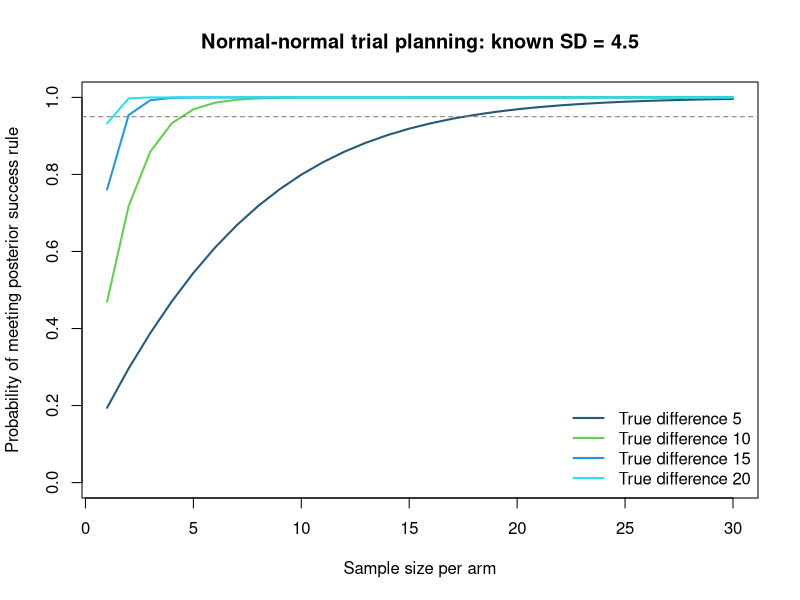

Reproduce this figure in R.
# Portfolio revision of the original normal-normal LDL planning analysis.
# Fixed-effect success probability is not design-prior averaged assurance.
args <- commandArgs(trailingOnly=TRUE)
out <- if(length(args)) args[1] else "results"
dir.create(out, recursive=TRUE, showWarnings=FALSE)
sigma <- 4.5; prior_mean <- 0; prior_sd <- 100; target <- .95

posterior <- function(D, n, sigma=4.5, m0=0, s0=100) {
  stopifnot(n>=1, sigma>0, s0>0)
  variance <- 1/(1/s0^2+n/(2*sigma^2))
  list(mean=variance*(m0/s0^2+n*D/(2*sigma^2)), sd=sqrt(variance))
}
critical_difference <- function(n, threshold=.95, sigma=4.5, m0=0, s0=100) {
  stopifnot(threshold>0, threshold<1)
  variance <- 1/(1/s0^2+n/(2*sigma^2))
  (qnorm(threshold)/sqrt(variance)-m0/s0^2)*2*sigma^2/n
}
success_probability <- function(n, delta, threshold=.95, sigma=4.5, m0=0, s0=100) {
  pnorm(critical_difference(n,threshold,sigma,m0,s0),mean=delta,sd=sqrt(2*sigma^2/n),lower.tail=FALSE)
}
design_assurance <- function(n, design_mean, design_sd, threshold=.95) {
  stopifnot(design_sd>=0)
  # Integrates uncertainty in the true effect under a Normal design prior.
  pnorm(critical_difference(n,threshold), mean=design_mean,
        sd=sqrt(2*sigma^2/n+design_sd^2), lower.tail=FALSE)
}
find_n <- function(delta, threshold=.95, maximum=10000) {
  n<-seq_len(maximum); eligible<-which(success_probability(n,delta,threshold)>=target)
  if(!length(eligible)) return(NA_integer_)
  n[min(eligible)]
}
classical_n <- function(delta, alpha=.05) {
  ceiling(2*sigma^2*(qnorm(1-alpha)+qnorm(target))^2/delta^2)
}
delta<-c(5,10,15,20)
results<-data.frame(delta=delta,bayes_threshold_95=sapply(delta,find_n),
  classical_alpha_05=sapply(delta,classical_n),
  bayes_threshold_975=sapply(delta,find_n,threshold=.975),
  classical_alpha_025=sapply(delta,classical_n,alpha=.025))
write.csv(results,file.path(out,"sample-sizes.csv"),row.names=FALSE)
set.seed(203)
validation<-do.call(rbind,lapply(delta,function(d){
 n<-find_n(d); D<-rnorm(100000,d,sqrt(2*sigma^2/n)); pp<-posterior(D,n)
 mc<-mean(pnorm(0,pp$mean,pp$sd,lower.tail=FALSE)>.95)
 data.frame(delta=d,n=n,analytic=success_probability(n,d),simulation=mc,mc_se=sqrt(mc*(1-mc)/length(D)))
}))
write.csv(validation,file.path(out,"simulation-check.csv"),row.names=FALSE)
stopifnot(all(abs(validation$analytic-validation$simulation)<5*validation$mc_se+.0001))
stopifnot(is.na(find_n(.0001,maximum=2)))
stopifnot(all(diff(success_probability(1:100,5))>=-1e-12))
png(file.path(out,"success-probability.png"),width=1200,height=700,res=150)
plot(1:30,success_probability(1:30,5),type="l",lwd=2,col="#23597a",ylim=c(0,1),
 xlab="Sample size per arm",ylab="Probability of meeting posterior success rule",
 main="Normal-normal trial planning: known SD = 4.5")
for(i in 2:4) lines(1:30,success_probability(1:30,delta[i]),col=i+1,lwd=2)
abline(h=target,lty=2,col="grey50");legend("bottomright",paste("True difference",delta),col=c("#23597a",3:5),lwd=2,bty="n")
dev.off()
capture.output(sessionInfo(),file=file.path(out,"session-info.txt"))
print(results)
